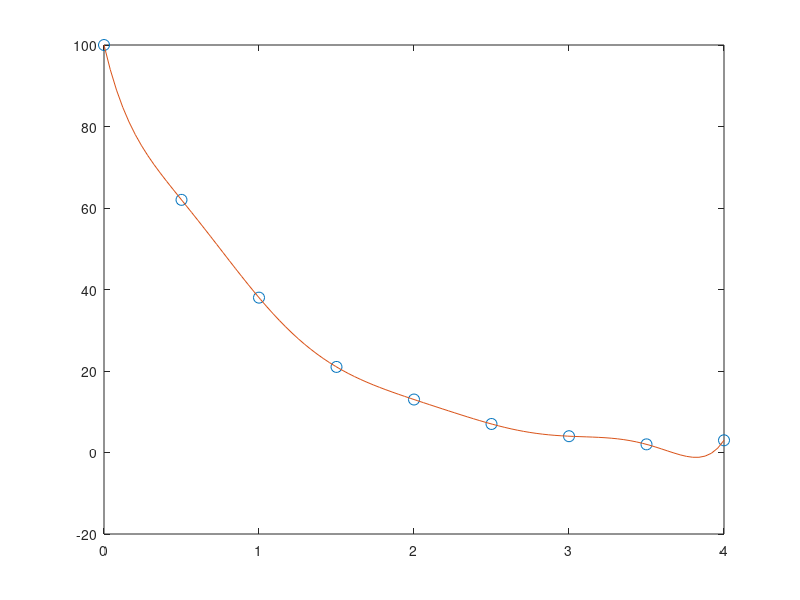

This figure's MATLAB source:
time = [0, 0.5, 1, 1.5, 2, 2.5, 3, 3.5, 4];
voltage = [100, 62, 38, 21, 13, 7, 4, 2, 3];
p = polyfit(time, voltage, 8);
time_fit = linspace(0, 4);
voltage_fit = polyval(p, time_fit);
plot(time, voltage, 'o', 'MarkerSize', 8, 'DisplayName', 'Data'); % Original data points
hold on;
plot(time_fit, voltage_fit, '-', 'LineWidth', 0.5, 'DisplayName', 'Polynomial Fit'); % Polynomial curve
